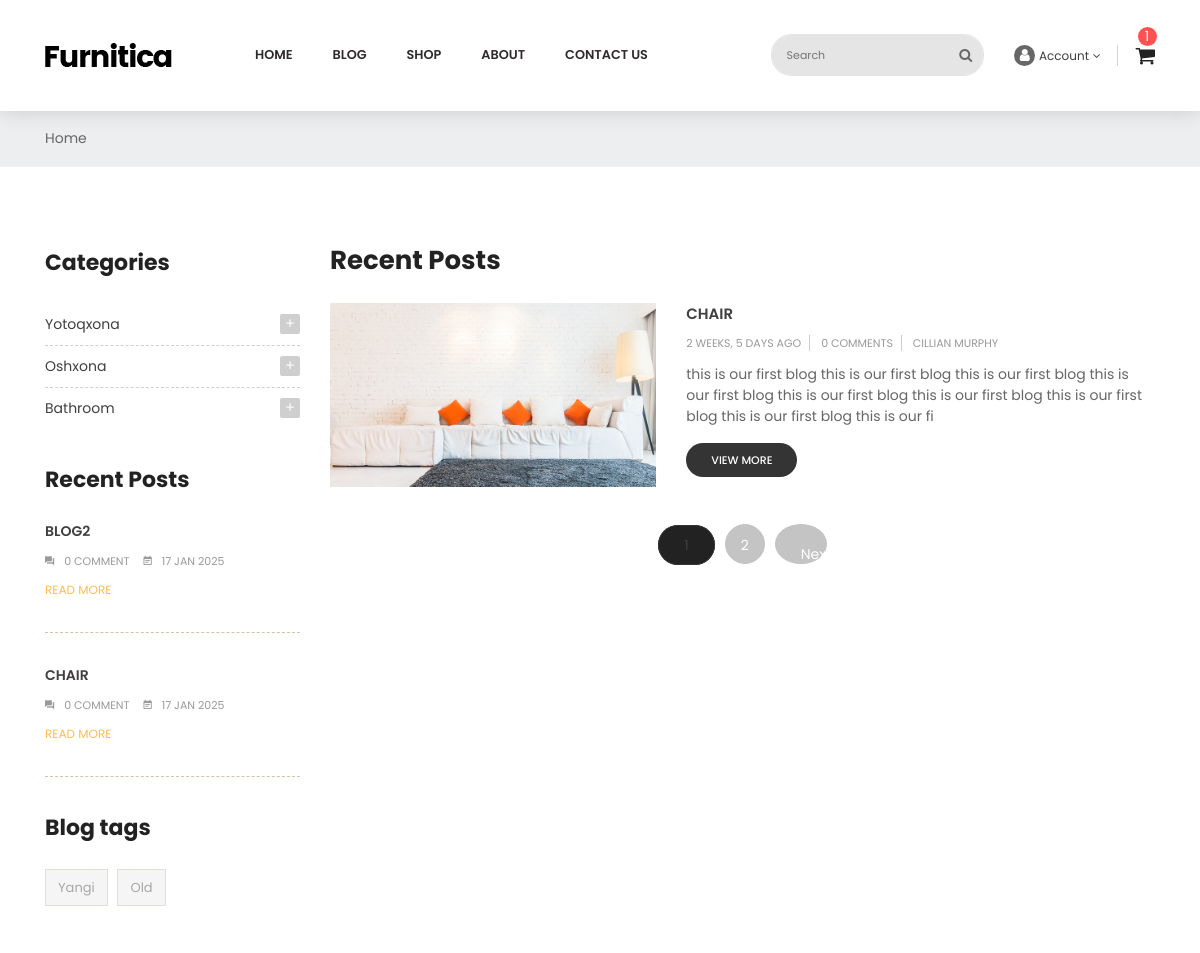
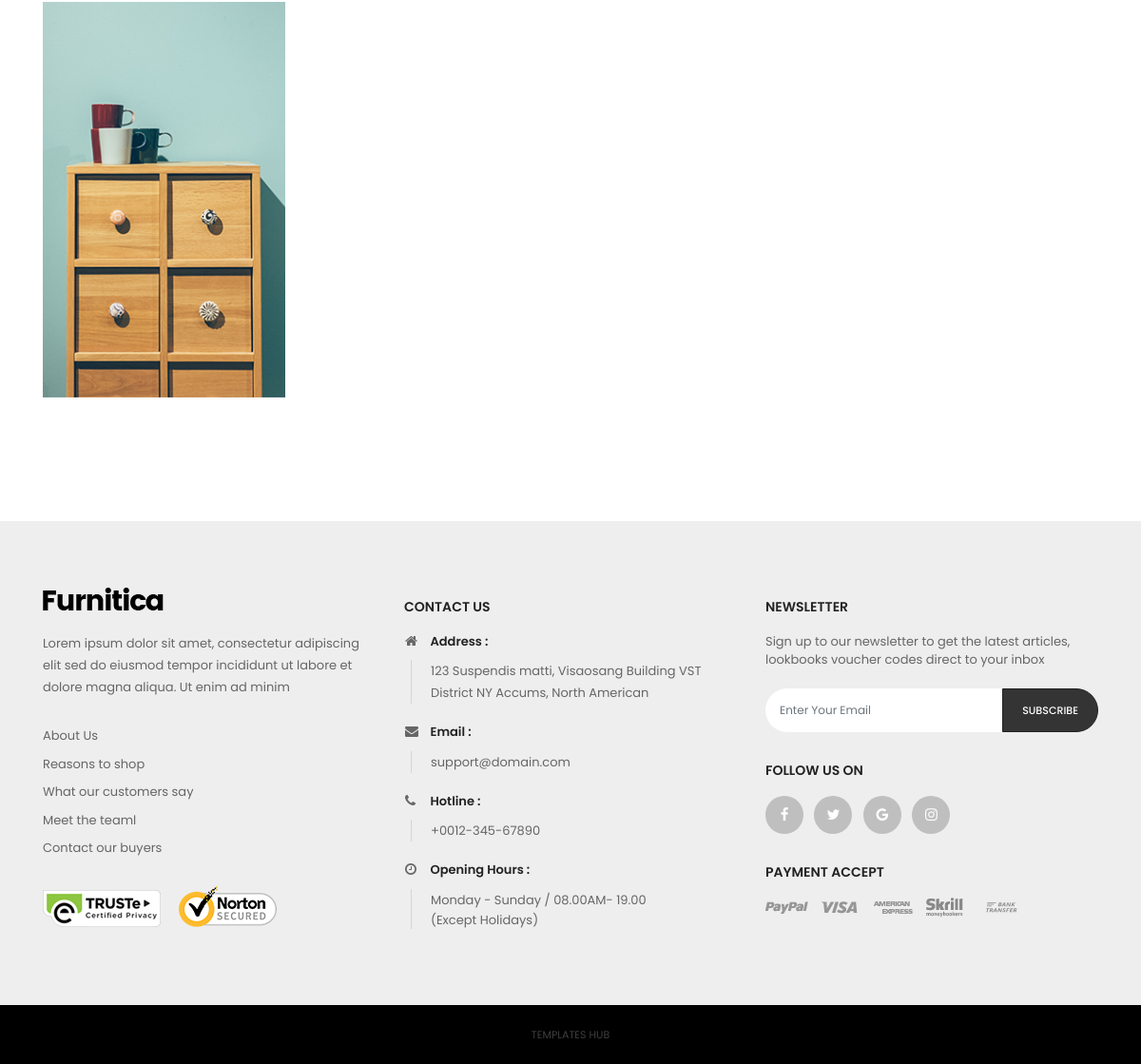
Screenshot of /en/blogs/ with the database file from the repository (2 pictures, top to bottom).
### blogs/models.py (models this page shows, shortened)
class BlogCategoryModel(BaseModel):
    title = models.CharField(max_length=128, verbose_name=_("title"))
    parent = models.ForeignKey('self',
                               on_delete=models.PROTECT,
                               null=True, blank=True,
                               related_name='children',
                               verbose_name=_("parent"))
    class Meta:
        verbose_name = _('category')
        verbose_name_plural = _('categories')

class BlogModel(BaseModel):
    image = models.ImageField(upload_to='blogs', verbose_name=_("image"))
    title = models.CharField(max_length=128, verbose_name=_("title"))
    description = models.TextField(verbose_name=_('description'))
    author = models.ManyToManyField(BlogAuthorModel, related_name='blogs',
                                    verbose_name=_('author'))
    categories = models.ManyToManyField(BlogCategoryModel, related_name='blogs',
                                        verbose_name=_('categories'))
    tags = models.ManyToManyField(BlogTagModel, related_name='tags',
                                  verbose_name=_('tags'))
    class Meta:
        verbose_name = _('blog')
        verbose_name_plural = _('blogs')

class BlogTagModel(BaseModel):
    title = models.CharField(max_length=128, verbose_name=_("title"))
    class Meta:
        verbose_name = _('tag')
        verbose_name_plural = _('tags')

class BlogAuthorModel(BaseModel):
    first_name = models.CharField(max_length=128, verbose_name=_("first_name"))
    last_name = models.CharField(max_length=128, verbose_name=_("last_name"))
    avatar = models.ImageField(upload_to='blogs/authors/', verbose_name=_("avatar"))
    description = models.CharField(max_length=255, null=True, blank=True)
    @property
    def get_full_name(self):
        return f"{self.first_name} {self.last_name}"
    class Meta:
        verbose_name = _('author')
        verbose_name_plural = _('authors')

### blogs/views.py (the view)
# urls.py: path('', views.BlogsTemplateView.as_view(), name='blog-list')
class BlogsTemplateView(ListView):
    template_name = 'blogs/blog-list.html'
    context_object_name = 'blogs'
    paginate_by = 1
    def get_queryset(self):
        blogs = BlogModel.objects.all()
        tag = self.request.GET.get('tag')
        category = self.request.GET.get('category')
        if tag:
            blogs = blogs.filter(tags=tag)
        if category:
            blogs = blogs.filter(categories=category)
        return blogs
    def get_context_data(self, *, object_list=None, **kwargs):
        context = super().get_context_data(**kwargs)
        context['categories'] = BlogCategoryModel.objects.all()
        context['tags'] = BlogTagModel.objects.all()
        context['recent_blogs'] = BlogModel.objects.order_by('-created_at')[:2]
        return context

### orders/templatetags/order_tags.py (called while the page is built)
@register.simple_tag
def get_user_cart(request):
    cart = request.session.get('cart', [])
    products = ProductModel.objects.filter(id__in=cart)
    return products

@register.simple_tag
def total_sum_in_cart(request):
    cart = request.session.get('cart', [])
    products = ProductModel.objects.filter(id__in=cart)
    summ = 0
    for pr in products:
        summ += pr.price
    return summ

### pages/templatetags/my_tags.py (called while the page is built)
@register.simple_tag
def get_lang_url(request, lang):
    url = request.path.split('/')
    url[1] = lang
    return '/'.join(url)

### templates/blogs/blog-list.html (shortened to what this page needs)
{% extends 'layouts/base.html' %}
{% load static %}
{% load i18n %}
{% block body %}
    id="blog-list-sidebar-left" class="blog"
{% endblock %}
{% block content %}
    <div class="main-content">
        <div id="wrapper-site">
            <div id="content-wrapper">
                <div id="main">
                    <div class="page-home">
                        <nav class="breadcrumb-bg">
                            <div class="container no-index">
                                <div class="breadcrumb">
                                    <ol>
                                        <li>
                                            <a href="{% url 'pages:home' %}">
                                                <span>Home</span>
                                            </a>
                                        </li>
                                    </ol>
                                </div>
                            </div>
                        </nav>
                        <div class="container">
                            <div class="content">
                                <div class="row">
                                    <div class="sidebar-3 sidebar-collection col-lg-3 col-md-3 col-sm-4">
                                        <div class="sidebar-block">
                                            <div class="title-block">{% trans 'Categories' %}</div>
                                            <div class="block-content">
                                                {% for cat in categories %}
                                                {% if cat.parent %}
                                                {% else %}
                                                    <div class="cateTitle hasSubCategory open level1">
                                                    <span class="arrow collapse-icons collapsed" data-toggle="collapse" data-target="#{{ cat.id }}" aria-expanded="false" role="status">
                                                        <i class="zmdi zmdi-plus"></i>
                                                    </span>
                                                    <a class="cateItem" href="?category={{ cat.id }}">{{ cat.title }}</a>
                                                </div>
                                                {% endif %}
                                                {% endfor %}
                                            </div>
                                        </div>
                                        <div class="sidebar-block">
                                            <div class="title-block">{% trans 'Recent Posts' %}</div>
                                            <div class="post-item-content">
                                                {% for blog in recent_blogs %}
                                                    <div>
                                                    <div class="late-item first-child">
                                                        <a href="{% url 'blogs:detail' pk=blog.id }">
                                                            <p class="content-title">{{ blog.title }}</p>
                                                        </a>
                                                        <span>
                                                            <i class="zmdi zmdi-comments"></i>{{ blog.comments.count }} {% trans 'comment' %}
                                                        </span>
                                                        <span>
                                                            <i class="zmdi zmdi-calendar-note"></i>{{ blog.created_at|date:'d M Y' }}
                                                        </span>
                                                        <p class="remove">
                                                            <a href="{% url 'blogs:detail' pk=blog.id %}">{% trans 'READ MORE' %}</a>
                                                        </p>
                                                    </div>
                                                </div>
                                                {% endfor %}
                                            </div>
                                        </div>
                                        <div class="sidebar-block product-tags">
                                            <div class="title-block">
                                                {% trans 'Blog tags' %}
                                            </div>
                                            <div class="block-content">
                                                <ul class="listSidebarBlog list-unstyled">
                                                    {% for tag in tags %}
                                                        <li>
                                                            <a href="?tag={{ tag.id }}" title="Show products matching tag Hot Trend">{{ tag.title }}</a>
                                                        </li>
                                                    {% endfor %}
                                                </ul>
                                            </div>
                                        </div>
                                        <div class="sidebar-block group-image-special">
                                            <div class="effect">
                                                <a href="#">
                                                    <img class="img-fluid" src="{% static 'img/blog/advertising.jpg' %}" alt="banner-2" title="banner-2">
                                                </a>
                                            </div>
                                        </div>
                                    </div>
                                    <div class="col-sm-8 col-lg-9 col-md-9 flex-xs-first main-blogs">
                                        <h2>{% trans 'Recent Posts' %}</h2>
                                        {% for blog in blogs %}
                                            <div class="list-content row">
                                            <div class="hover-after col-md-5 col-xs-12">
                                                <a href="{% url 'blogs:detail' pk=blog.id }">
                                                    <img src="{{ blog.image.url }}" alt="img">
                                                </a>
                                            </div>
                                            <div class="late-item col-md-7 col-xs-12">
                                                <p class="content-title">
                                                    <a href="{% url 'blogs:detail' pk=blog.id }">{{ blog.title }}</a>
                                                </p>
                                                <p class="post-info">
                                                    <span>{{ blog.created_at|timesince }} {% trans 'ago' %}</span>
                                                    <span>{{ blog.comments.count }} {% trans 'Comments' %}</span>
                                                    {% for author in blog.author.all %}
                                                        <span>{{ author.get_full_name }}{% if not forloop.last %},{% endif %}</span>
                                                    {% endfor %}
                                                </p>
                                                <p class="description">{{ blog.description|slice:'200' }}
                                                </p>
                                                <span class="view-more">
                                                    <a href="{% url 'blogs:detail' pk=blog.id %}">{% trans 'view more' %}</a>
                                                </span>
                                            </div>
                                        </div>
                                        {% endfor %}
                                        <div class="page-list col">
                                            <ul class="justify-content-center d-flex">
                                                {% for page in page_obj.paginator.page_range %}
                                                <li class="current {% if page_obj.number == page %}active{% endif %}">
                                                    <a rel="nofollow" href="?page={{ page }}" class="disabled js-search-link">
                                                        {{ page }}
                                                    </a>
                                                </li>
                                                {% endfor %}
                                                {% if page_obj.has_next %}
                                                <li>
                                                    <a rel="next" href="?page={{ page_obj.next_page_number }}" class="next disabled js-search-link">
                                                        Next
                                                    </a>
                                                </li>
                                                {% endif %}
                                            </ul>
                                        </div>
                                    </div>
                                </div>
                            </div>
                        </div>
                    </div>
                </div>
            </div>
        </div>
    </div>
{% endblock %}

### rows the page displays
BlogCategoryModel: title "Yotoqxona"
BlogCategoryModel: title "Oshxona"
BlogCategoryModel: title "Bathroom"
BlogModel: title "BLOG2", comments.count "0", created_at "17 JAN 2025"
BlogModel: title "CHAIR", comments.count "0", created_at "17 JAN 2025", image (picture), created_at "2 WEEKS, 5 DAYS", description "this is our first blog this is our first blog this is our first blog this is our first blog this is our first blog this is our first blog this is our first blog this is our first blog this is our fi"
BlogTagModel: title "Yangi"
BlogTagModel: title "Old"
BlogAuthorModel: get_full_name "CILLIAN MURPHY"

### other values shown
{{ page }} "1" "2"
